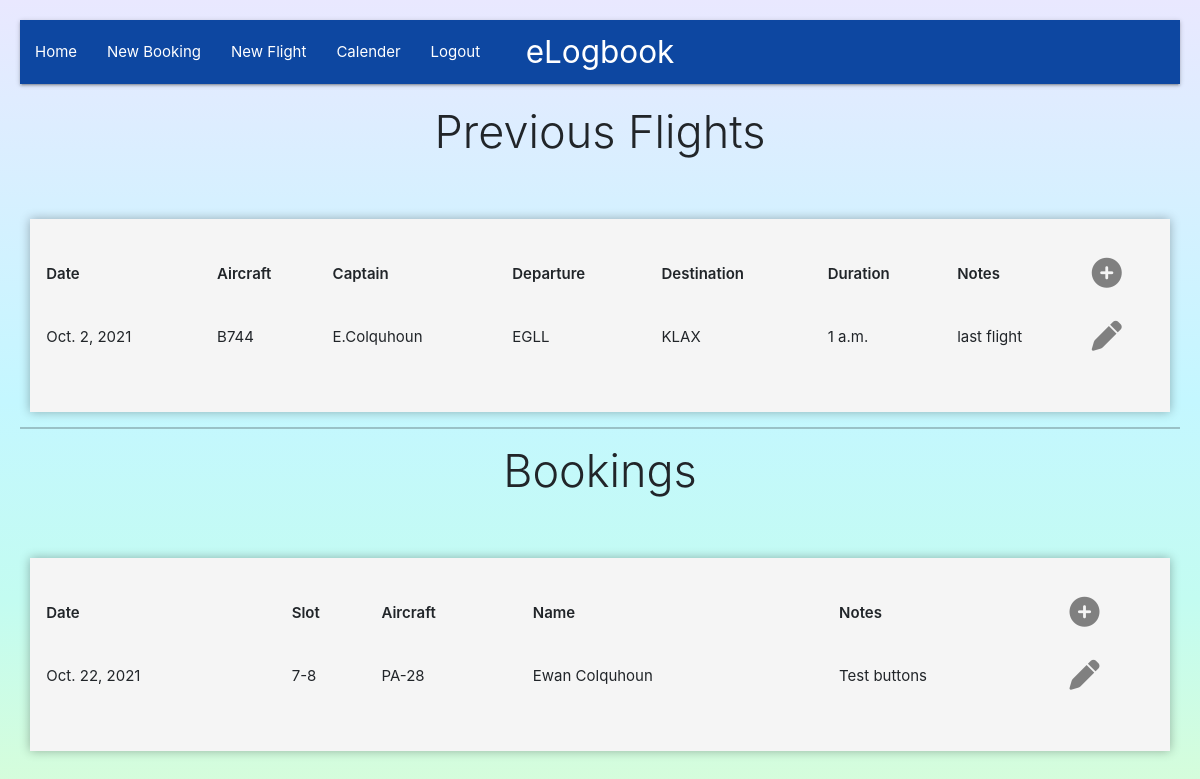
The app's page / (signed in), older data.
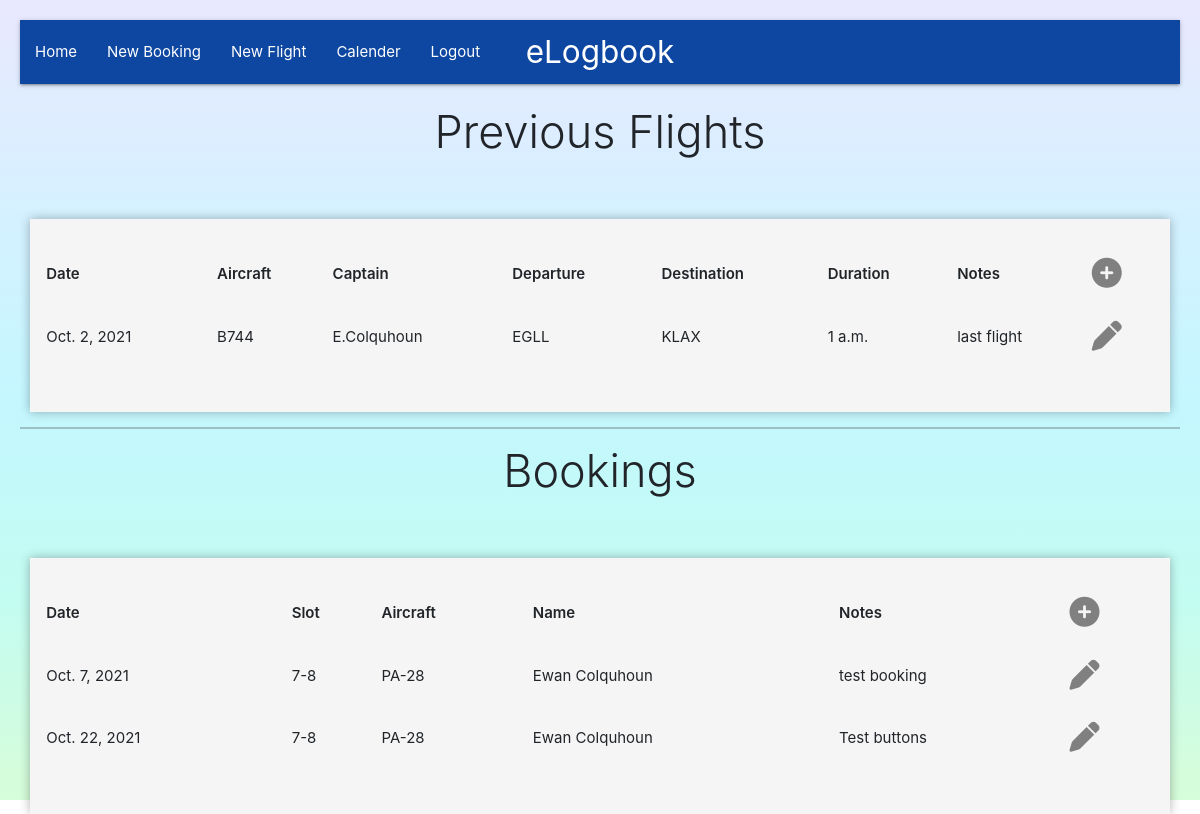
The same page, newer data.
### logbook/models.py (models this page shows, shortened)
class Flights(models.Model):
    B744 = 'B744'
    E190 = 'E190'
    E170 = 'E170'
    S2000 = 'S2000'
    J41 = 'J41'
    AIRCRAFT = [
        (B744, 'Boeing 747'),
        (E190, 'Embraer 190'),
        (E170, 'Embraer 170'),
        (S2000, 'Saab 2000'),
        (J41, 'BAE Jetstream 41'),
    ]
    date = models.DateField(null=True)
    captain = models.CharField(max_length=25, default='', null=False, blank=False)
    aircraft = models.CharField(max_length=5, choices=AIRCRAFT, default=B744)
    departure = models.CharField(max_length=5, default='', null=False, blank=False)
    destination = models.CharField(max_length=5, null=False, default='', blank=False)
    duration = models.TimeField(default='01:00')
    notes = models.CharField(max_length=50, default='', blank=True)

class Booking(models.Model):
    TRAINERS = [
        ('PA-28', 'Piper Warrier'),
        ('C150', 'Cessna 150'),
        ('Cub', 'Piper Cub'),
    ]
    name = models.CharField(max_length=50)
    email = models.EmailField(max_length=50, default='')
    aircraft = models.CharField(max_length=5, choices=TRAINERS, default='PA-28')
    date = models.DateField(null=True)
    slot = models.ForeignKey(Slots, on_delete=models.CASCADE, default=False, related_name='slot_booking')
    notes = models.TextField(default='')

class Slots(models.Model):
    SLOTS = [
        ('7-8', '0700-0800'),
        ('9-10', '0900-1000'),
        ('11-12', '1100-1200'),
        ('12-14', '1300-1400'),
        ('14-16', '1500-1600'),
    ]
    slot = models.CharField(max_length=15, choices=SLOTS, default=False)
    def __str__(self):
        return self.slot

### logbook/views.py (the view)
# urls.py: path('', views.logbookMain, name='home'),
def logbookMain(request):
    flights = Flights.objects.all()
    current_user = request.user
    bookings = Booking.objects.all().order_by('date')
    context = {
        'flights': flights,
        'current_user': current_user,
        'bookings': bookings,
    }
    return render(request, "logbook/index.html", context)

### logbook/templates/logbook/index.html
{% extends "logbook/base.html" %}
{% block content %}
    <div class="container heading center-align"><h3 class="display-5">Previous Flights</h3></div>
    <div class="container pages grey lighten-4">
        <div class="row">
            <div class="col s12">
                {% if user.is_authenticated %}
                <table>
                    <tr class="table-headings">
                        <td>Date</td>
                        <td>Aircraft</td>
                        <td>Captain</td>
                        <td>Departure</td>
                        <td>Destination</td>
                        <td>Duration</td>
                        <td>Notes</td>
                        <td><a href="{% url 'addFlight' %}"><i class="fas fa-plus-circle small table-icon"></i></a></td>
                    </tr>
                    {% for flight in flights %}
                    <tr>
                        <td>{{ flight.date }}</td>
                        <td>{{ flight.aircraft }}</td>
                        <td>{{ flight.captain }}</td>
                        <td>{{ flight.departure.upper }}</td>
                        <td>{{ flight.destination.upper }}</td>
                        <td>{{ flight.duration }}</td>
                        <td>{{ flight.notes }}</td>
                        <td><a href="/edit/{{ flight.id }}" ><i class="fas fa-pen small table-icon"></i></a></td>
                    </tr>
                    {% empty %}
                    <tr>You have no flights to display.</tr>
                    {% endfor %}
                </table>
            </div>
        </div>
                {% else %}
            <strong><p class="center-align">You are not signed-in. Please <a href="{% url 'account_signup' %}">register</a> or
                <a href="{% url 'account_login' %}">sign-in</a> to view your flights! </p></strong>
            {% endif %}
    </div>
    <hr>
    <div class="container heading center-align"><h3 class="display-5">Bookings</h3></div>
    <div class="container pages grey lighten-4">
        <div class="row">
            <div class="col s12">
                {% if user.is_authenticated %}
                <table>
                    <tr class="table-headings">
                        <td>Date</td>
                        <td>Slot</td>
                        <td>Aircraft</td>
                        <td>Name</td>
                        <td>Notes</td>
                        <td><a href="{% url 'book' %}"><i class="fas fa-plus-circle small table-icon"></i></a></td>
                    </tr>
                    {% for booking in bookings %}
                    <tr>
                        <td>{{ booking.date }}</td>
                        <td>{{ booking.slot }}</td>
                        <td>{{ booking.aircraft }}</td>
                        <td>{{ booking.name }}</td>
                        <td>{{ booking.notes }}</td>
                        <td><a href="/edit-booking/{{ booking.id }}" ><i class="fas fa-pen small table-icon"></i></a></td>
                    </tr>
                    {% empty %}
                    <tr>You have no bookings to display.</tr>
                    {% endfor %}
                </table>
            </div>
        </div>
                {% else %}
            <strong><p class="center-align">You are not signed-in. Please <a href="{% url 'account_signup' %}">register</a> or
                <a href="{% url 'account_login' %}">sign-in</a> to view your bookings! </p></strong>
            {% endif %}
    </div>
{% endblock %}

Row changes from the older to the newer data that the page shows:
added Booking: date "Oct. 7, 2021", slot "7-8", aircraft "PA-28", name "Ewan Colquhoun", notes "test booking"
